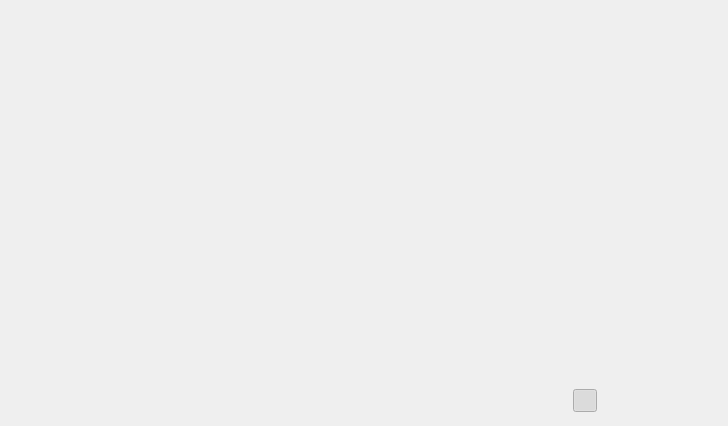
<?xml version="1.0" encoding="UTF-8"?>
<ui version="4.0">
 <class>JanelaInterna</class>
 <widget class="QWidget" name="JanelaInterna">
  <property name="geometry">
   <rect>
    <x>0</x>
    <y>0</y>
    <width>724</width>
    <height>426</height>
   </rect>
  </property>
  <property name="windowTitle">
   <string>Título</string>
  </property>
  <layout class="QGridLayout" name="gridLayout_2">
   <item row="0" column="0">
    <widget class="Grafico" name="grafico" native="true">
     <property name="minimumSize">
      <size>
       <width>500</width>
       <height>300</height>
      </size>
     </property>
    </widget>
   </item>
   <item row="0" column="1">
    <widget class="QScrollArea" name="area_scroll">
     <property name="enabled">
      <bool>false</bool>
     </property>
     <property name="minimumSize">
      <size>
       <width>200</width>
       <height>0</height>
      </size>
     </property>
     <property name="maximumSize">
      <size>
       <width>200</width>
       <height>16777215</height>
      </size>
     </property>
     <property name="frameShape">
      <enum>QFrame::NoFrame</enum>
     </property>
     <property name="widgetResizable">
      <bool>true</bool>
     </property>
     <widget class="QWidget" name="scrollAreaWidgetContents">
      <property name="geometry">
       <rect>
        <x>0</x>
        <y>0</y>
        <width>200</width>
        <height>368</height>
       </rect>
      </property>
      <layout class="QGridLayout" name="gridLayout">
       <item row="1" column="0">
        <spacer name="verticalSpacer">
         <property name="orientation">
          <enum>Qt::Vertical</enum>
         </property>
         <property name="sizeHint" stdset="0">
          <size>
           <width>179</width>
           <height>331</height>
          </size>
         </property>
        </spacer>
       </item>
       <item row="0" column="0">
        <widget class="Legenda" name="legenda" native="true">
         <property name="minimumSize">
          <size>
           <width>170</width>
           <height>0</height>
          </size>
         </property>
         <property name="maximumSize">
          <size>
           <width>170</width>
           <height>16777215</height>
          </size>
         </property>
         <property name="styleSheet">
          <string notr="true">QGraphicsView{ background: transparent; border: 0px}</string>
         </property>
        </widget>
       </item>
      </layout>
     </widget>
    </widget>
   </item>
   <item row="1" column="0" colspan="2">
    <layout class="QHBoxLayout" name="horizontalLayout">
     <item>
      <spacer name="horizontalSpacer">
       <property name="orientation">
        <enum>Qt::Horizontal</enum>
       </property>
       <property name="sizeHint" stdset="0">
        <size>
         <width>268</width>
         <height>29</height>
        </size>
       </property>
      </spacer>
     </item>
     <item>
      <widget class="QToolButton" name="destacar_falhas">
       <property name="toolTip">
        <string>Destacar falhas</string>
       </property>
       <property name="icon">
        <iconset resource="../imgs/imgs.qrc">
         <normaloff>:/imgs/destacar.png</normaloff>:/imgs/destacar.png</iconset>
       </property>
       <property name="checkable">
        <bool>true</bool>
       </property>
       <property name="checked">
        <bool>true</bool>
       </property>
       <property name="autoRaise">
        <bool>true</bool>
       </property>
      </widget>
     </item>
     <item>
      <widget class="QToolButton" name="zoom_mais">
       <property name="toolTip">
        <string>Zoom +</string>
       </property>
       <property name="icon">
        <iconset resource="../imgs/imgs.qrc">
         <normaloff>:/imgs/zoom_mais.png</normaloff>:/imgs/zoom_mais.png</iconset>
       </property>
       <property name="autoRaise">
        <bool>true</bool>
       </property>
      </widget>
     </item>
     <item>
      <widget class="QToolButton" name="zoom_menos">
       <property name="toolTip">
        <string>Zoom -</string>
       </property>
       <property name="icon">
        <iconset resource="../imgs/imgs.qrc">
         <normaloff>:/imgs/zoom_menos.png</normaloff>:/imgs/zoom_menos.png</iconset>
       </property>
       <property name="autoRaise">
        <bool>true</bool>
       </property>
      </widget>
     </item>
     <item>
      <widget class="QToolButton" name="imprimir">
       <property name="toolTip">
        <string>Imprimir imagem</string>
       </property>
       <property name="icon">
        <iconset resource="../imgs/imgs.qrc">
         <normaloff>:/imgs/imprimir.png</normaloff>:/imgs/imprimir.png</iconset>
       </property>
       <property name="autoRaise">
        <bool>true</bool>
       </property>
      </widget>
     </item>
     <item>
      <widget class="QToolButton" name="salvar">
       <property name="toolTip">
        <string>Salvar</string>
       </property>
       <property name="icon">
        <iconset resource="../imgs/imgs.qrc">
         <normaloff>:/imgs/salvar.png</normaloff>:/imgs/salvar.png</iconset>
       </property>
       <property name="autoRaise">
        <bool>true</bool>
       </property>
      </widget>
     </item>
    </layout>
   </item>
  </layout>
 </widget>
 <customwidgets>
  <customwidget>
   <class>Grafico</class>
   <extends>QWidget</extends>
   <header>../src/grafico.h</header>
   <container>1</container>
  </customwidget>
  <customwidget>
   <class>Legenda</class>
   <extends>QWidget</extends>
   <header>../src/legenda.h</header>
   <container>1</container>
  </customwidget>
 </customwidgets>
 <tabstops>
  <tabstop>destacar_falhas</tabstop>
  <tabstop>zoom_mais</tabstop>
  <tabstop>zoom_menos</tabstop>
  <tabstop>imprimir</tabstop>
  <tabstop>salvar</tabstop>
 </tabstops>
 <resources>
  <include location="../imgs/imgs.qrc"/>
 </resources>
 <connections/>
</ui>
